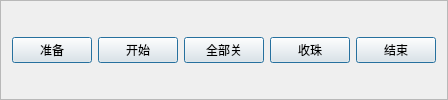
              <widget class="QFrame" name="frame_6">
               <property name="maximumSize">
                <size>
                 <width>16777215</width>
                 <height>16777215</height>
                </size>
               </property>
               <property name="frameShape">
                <enum>QFrame::Shape::StyledPanel</enum>
               </property>
               <property name="frameShadow">
                <enum>QFrame::Shadow::Raised</enum>
               </property>
               <layout class="QHBoxLayout" name="horizontalLayout">
                <item>
                 <widget class="QPushButton" name="pushButton_ready">
                  <property name="maximumSize">
                   <size>
                    <width>100</width>
                    <height>16777215</height>
                   </size>
                  </property>
                  <property name="text">
                   <string>准备</string>
                  </property>
                  <property name="default">
                   <bool>true</bool>
                  </property>
                 </widget>
                </item>
                <item>
                 <widget class="QPushButton" name="pushButton_start_game_2">
                  <property name="maximumSize">
                   <size>
                    <width>100</width>
                    <height>16777215</height>
                   </size>
                  </property>
                  <property name="text">
                   <string>开始</string>
                  </property>
                  <property name="default">
                   <bool>true</bool>
                  </property>
                 </widget>
                </item>
                <item>
                 <widget class="QPushButton" name="pushButton_close_all">
                  <property name="maximumSize">
                   <size>
                    <width>100</width>
                    <height>16777215</height>
                   </size>
                  </property>
                  <property name="text">
                   <string>全部关</string>
                  </property>
                  <property name="default">
                   <bool>true</bool>
                  </property>
                 </widget>
                </item>
                <item>
                 <widget class="QPushButton" name="pushButton_collect_ball">
                  <property name="maximumSize">
                   <size>
                    <width>100</width>
                    <height>16777215</height>
                   </size>
                  </property>
                  <property name="text">
                   <string>收珠</string>
                  </property>
                  <property name="default">
                   <bool>true</bool>
                  </property>
                 </widget>
                </item>
                <item>
                 <widget class="QPushButton" name="pushButton_end_game">
                  <property name="maximumSize">
                   <size>
                    <width>100</width>
                    <height>16777215</height>
                   </size>
                  </property>
                  <property name="text">
                   <string>结束</string>
                  </property>
                  <property name="default">
                   <bool>true</bool>
                  </property>
                 </widget>
                </item>
               </layout>
              </widget>
